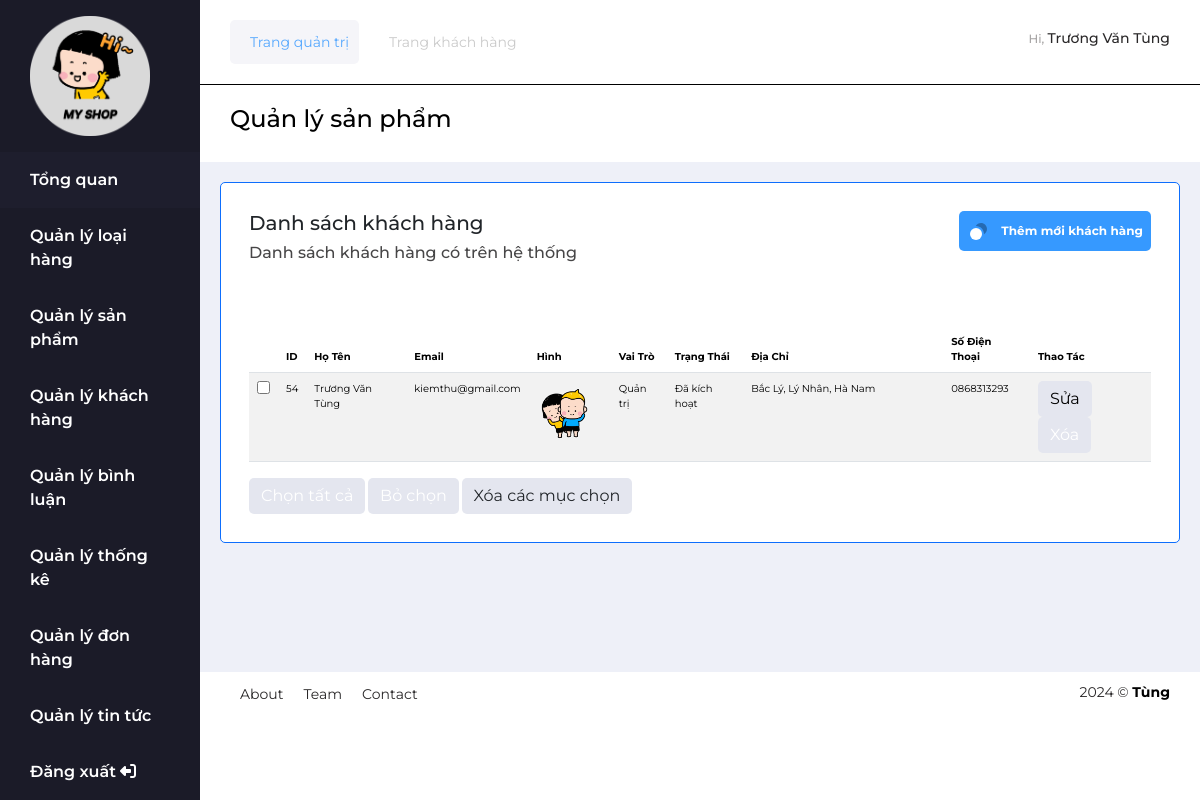
Screenshot of /view/admin/index.php?act=quan-ly-kh (signed in) with the database file from the repository.
### tables this page shows
CREATE TABLE `khachhang` (
  `ma_kh` int(11) NOT NULL COMMENT 'Mã khách hàng',
  `ho_ten` varchar(50) NOT NULL COMMENT 'Họ và tên',
  `email` varchar(50) NOT NULL COMMENT 'Địa chỉ email ',
  `mat_khau` varchar(50) NOT NULL COMMENT 'Mật khẩu',
  `hinh` varchar(255) DEFAULT NULL COMMENT 'Hình ảnh',
  `dia_chi` varchar(255) DEFAULT NULL COMMENT 'Địa chỉ',
  `so_dt` varchar(13) DEFAULT NULL COMMENT 'Số điện thoại',
  `vai_tro` tinyint(1) NOT NULL DEFAULT 1 COMMENT 'Vai trò ( nếu là 2 thì là quản trị viên )',
  `kich_hoat` tinyint(1) NOT NULL DEFAULT 1 COMMENT 'Kích hoạt ( nếu là 2 thì trạng thái là đã kích hoạt ) '
);

### model/pdo.php (called while the page is built, shortened)
<?php
function pdo_get_connection()
{
    $servername = "localhost";
    $username = "root";
    $password = "";
    try {
        $conn = new PDO("mysql:host=$servername;dbname=du_an_mau", $username, $password);
        $conn->setAttribute(PDO::ATTR_ERRMODE, PDO::ERRMODE_EXCEPTION);
        return $conn;
    } catch (PDOException $e) {
        echo "Connection failed: " . $e->getMessage();
    }
}
function pdo_query($sql)
{
    $sql_args = array_slice(func_get_args(), 1);
    try {
        $conn = pdo_get_connection();
        $stmt = $conn->prepare($sql);
        $stmt->execute($sql_args);
        $rows = $stmt->fetchAll();
        return $rows;
    } catch (PDOException $e) {
        throw $e;
    } finally {
        unset($conn);
    }
}

### model/KhachHang.php (called while the page is built, shortened)
<?php
function loadAllKhachHang()
{
    $sql = "SELECT * FROM khachhang ORDER BY ma_kh DESC";
    return pdo_query($sql);
}

### view/admin/KhachHang/ListKH.php (the view, shortened to what this page needs)
<div class="col-10 box-right">
    <div class="head-top">
        <div class="menu-content d-flex justify-content-between">
            <ul class="head-menu d-flex ">
                <li class="menu-item active">
                    <a href="#" class="menu-link">Trang quản trị</a>
                </li>
                <li class="menu-item">
                    <a href="../indexHome.php" class="menu-link">Trang khách hàng</a>
                </li>
            </ul>
            <div class="admin-profile">
                <div class="admin-view">
                    <?php
                    if (isset($_SESSION['user'])) {
                        extract($_SESSION['user']);
                    }
                    ?>
                    <h4 class="hi">Hi, <span class="name"><?= $ho_ten ?></span></h4>
                </div>
            </div>
        </div>
        <h3 class="menu-title">Quản lý sản phẩm</h3>
    </div>
    <div class="head-between">
        <div class="between-container border border-primary">
            <div class="card-header">
                <div class="card-content">
                    <h5 class="card-tile">Danh sách khách hàng</h5>
                    <h6 class="card-des">Danh sách khách hàng có trên hệ thống</h6>
                </div>
                <div class="card-add">
                    <a href="index.php?act=them-khach-hang" class="box-link add">
                        Thêm mới khách hàng
                    </a>
                </div>
            </div>
            <div class="card-body ">
                <form action="index.php?act=xoa-kh-all" method="post">
                    <table class="table table-striped">
                        <thead>
                            <tr>
                                <th></th>
                                <th scope="col">ID</th>
                                <th scope="col">Họ Tên</th>
                                <th scope="col">Email</th>
                                <th scope="col">Hình</th>
                                <th scope="col">Vai Trò</th>
                                <th scope="col">Trạng Thái</th>
                                <th scope="col">Địa Chỉ</th>
                                <th scope="col">Số Điện Thoại</th>
                                <th scope="col">Thao Tác</th>
                            </tr>
                        </thead>
                        <tbody>
                            <?php foreach ($loadAllKH as $kh) : ?>
                            <tr>
                                <th><input type="checkbox" name="ma_kh[]" id="checkbox" value="<?= $kh['ma_kh'] ?>">
                                </th>
                                <td scope="row"><?= $kh['ma_kh'] ?></td>
                                <td scope="row"><?= $kh['ho_ten'] ?></td>
                                <td scope="row"><?= $kh['email'] ?></td>
                                <td scope="row">
                                    <?= ($kh['hinh']) ? '<img style="width:70px;" src="../../upload/' . $kh['hinh'] . '">' : 'No Image' ?>
                                </td>
                                <td scope="row"><?= ($kh['vai_tro'] == 2) ? 'Quản trị' : 'Khách hàng' ?></td>
                                <td scope="row"><?= ($kh['kich_hoat'] == 2) ? 'Đã kích hoạt' : 'Chưa kích hoạt' ?></td>
                                <td scope="row"><?= $kh['dia_chi'] ?></td>
                                <td scope="row"><?= $kh['so_dt'] ?></td>
                                <td>
                                    <a href="index.php?act=edit-khach-hang&ma_kh=<?= $kh['ma_kh'] ?>"
                                        class="btn btn-warning">Sửa</a>
                                    <a onclick="return confirm('Bạn có chắc chắn muốn xóa sản phẩm không?')"
                                        href="index.php?act=xoa-khach-hang&ma_kh=<?= $kh['ma_kh'] ?>" class="
                                                    btn btn-danger">Xóa</a>
                                </td>
                            </tr>
                            <?php endforeach; ?>
                        </tbody>
                    </table>
                    <button type="button" name="" id="check-all" class="btn btn-success">Chọn tất cả</button>
                    <button type="button" name="" id="clear-all" class="btn btn-danger">Bỏ chọn</button>
                    <button onclick="return confirm('Xóa các mục đã chọn chứ?')" id="btn-delete" name="btn_delete"
                        class="btn btn-default">Xóa các mục chọn</button>
                </form>
            </div>
        </div>
    </div>
    <div class="head-footer">
        <ul class="head-contact">
            <li class="contact-item">
                <a href="#" class="contect-link">About</a>
            </li>
            <li class="contact-item">
                <a href="#" class="contect-link">Team</a>
            </li>
            <li class="contact-item">
                <a href="#" class="contect-link">Contact</a>
            </li>
        </ul>
        <div class="copy-right">
            <span class="year">2024 &copy;</span>
            <span class="copy">Tùng</span>
        </div>
    </div>
</div>

### public/assets/css/style.css (style rules this page uses)
* { margin: 0; padding: 0; box-sizing: border-box; font-family: Montserrat; }
img { max-width: 100%; }
ul { padding: 0; margin: 0; list-style: none; }
a { text-decoration: none; }
.box-right .head-top .menu-content .head-menu .menu-item { margin-right: 10px; padding: 10px; }
.menu-content { border-bottom: 1px solid black; }
.active { background-color: #f5f5f9; border-radius: 5px; }
.head-menu .menu-item:first-child .menu-link { color: #56a8fe; }
.menu-link { color: rgb(202, 202, 202); font-weight: bold; font-size: 14px; text-decoration: none; }
.admin-profile { display: flex; align-items: center; padding: 0 30px; cursor: pointer; }
.hi { color: #a7a5a5; font-size: 12px; }
.name { color: #2a2829; font-size: 14px; }
.menu-link { color: rgb(202, 202, 202); font-weight: 400; font-size: 14px; padding-left: 10px; }
.menu-title { color: black; padding: 20px 30px; font-size: 24px; }
.head-menu { display: flex; padding: 20px 30px; }
.head-between { height: 510px; background-color: #eef0f8; padding: 20px 20px; overflow: auto; }
.between-container { background-color: white; border-radius: 5px; }
.card-header { display: flex; justify-content: space-between; padding: 28px; }
.card-content { line-height: 20px; font-size: 20px; }
.card-des { color: #474647; }
.add { background-color: #3699ff; color: white; font-weight: bold; padding: 8px; border-radius: 5px; font-size: 12px; }
.add svg { margin-right: 10px; }
.box-link { display: flex; align-items: center; }
.card-body { padding: 28px; font-size: 10px; }
.card-body thead tr th:nth-child(3) { width: 100px; }
.card-body thead tr th:nth-child(8) { width: 200px; }
.btn { border: none; background-color: #e4e6ef; border-radius: 5px; cursor: pointer; }
.head-footer { display: flex; justify-content: space-between; }
.head-contact { display: flex; padding: 10px 30px; }
.contact-item { padding: 0 10px; }
.contect-link, .copy-right { color: #2a2829; font-size: 14px; }
.copy-right { padding: 10px 30px; }
.copy { color: black; font-weight: bold; }

### rows the page displays
khachhang: ho_ten "Trương Văn Tùng", ma_kh "54", email "kiemthu@gmail.com", hinh (picture), vai_tro "Quản trị", kich_hoat "Đã kích hoạt", dia_chi "Bắc Lý, Lý Nhân, Hà Nam", so_dt "0868313293"
